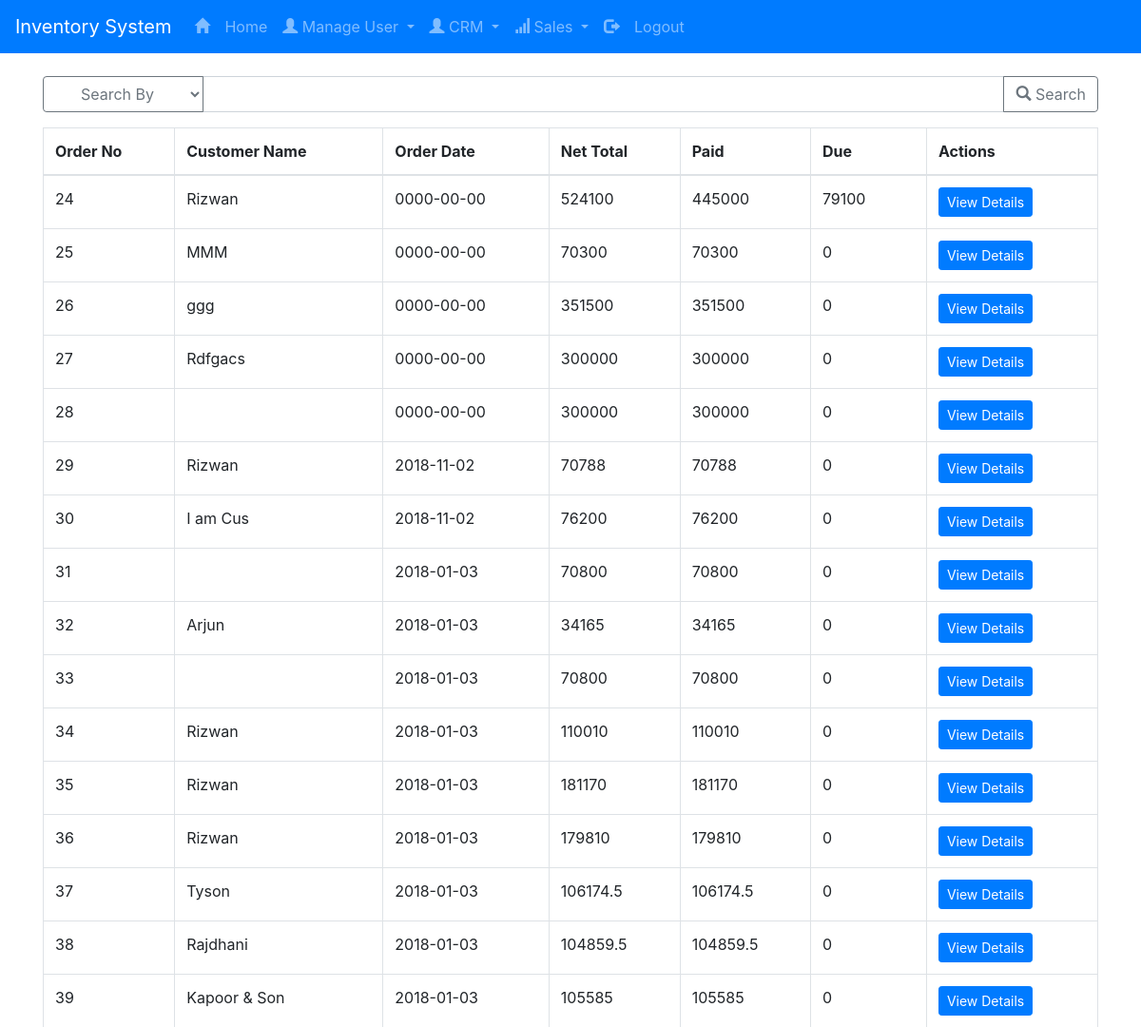
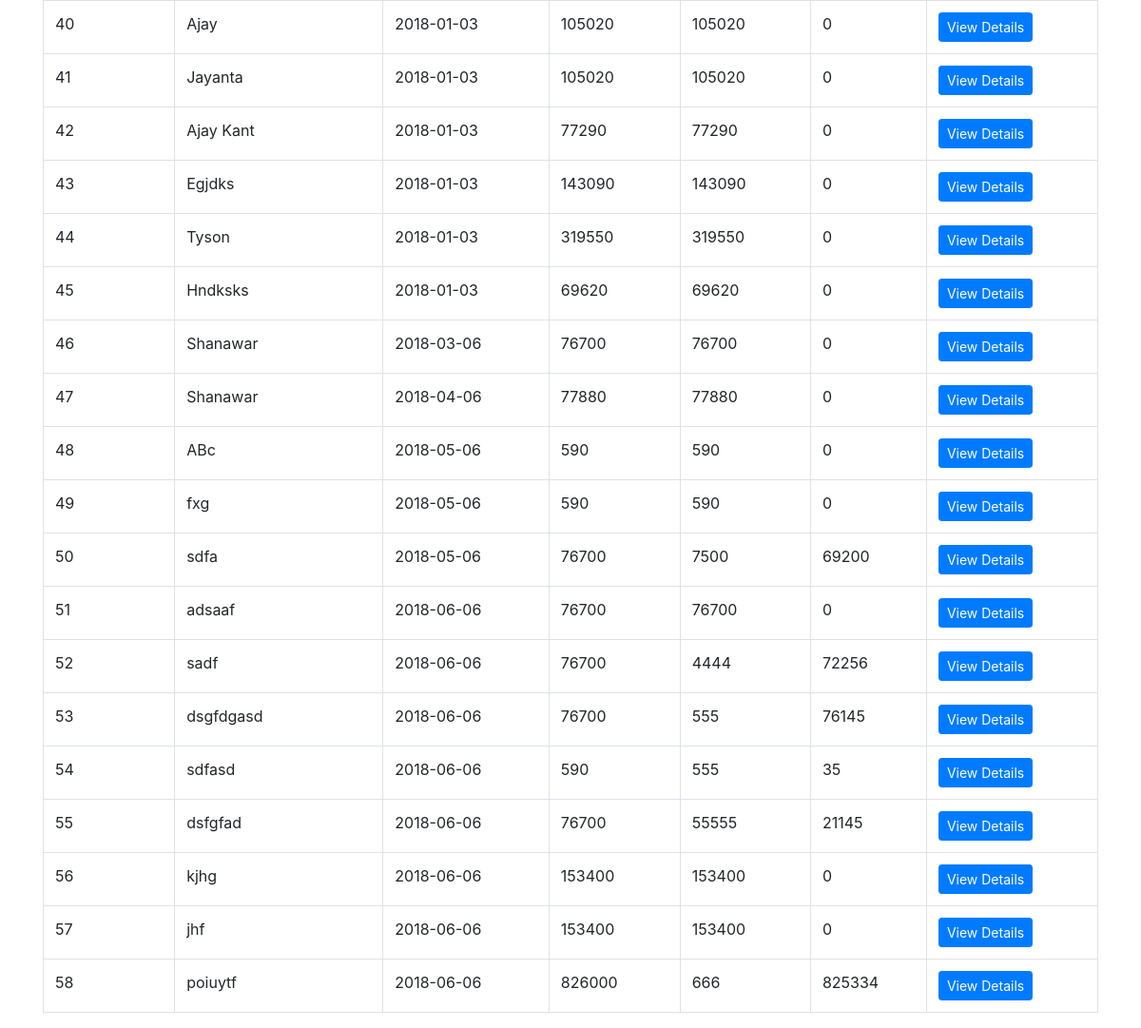
/manage_orders.php (signed in), run on the app's committed database (2 pictures, top to bottom).
### tables this page shows
CREATE TABLE IF NOT EXISTS `invoice` (
  `invoice_no` int(11) NOT NULL AUTO_INCREMENT,
  `customer_name` varchar(100) NOT NULL,
  `order_date` date NOT NULL,
  `sub_total` double NOT NULL,
  `gst` double NOT NULL,
  `discount` double NOT NULL,
  `net_total` double NOT NULL,
  `paid` double NOT NULL,
  `due` double NOT NULL,
  `payment_type` tinytext NOT NULL,
  PRIMARY KEY (`invoice_no`)
);

### manage_orders.php (the view, shortened to what this page needs)
<?php
    $db = new Database();
	  $con = $db->connect();
    if (isset($_GET["search"])) {
      $query = "SELECT * FROM invoice Where ". $_GET['search_by'] ." LIKE '%". $_GET['search'] ."%';";
  		$result = $con->query($query);
  		$rows = mysqli_fetch_all($result,MYSQLI_ASSOC);
    	}
    else {
      $query = "SELECT * FROM invoice";
  		$result = $con->query($query);
  		$rows = mysqli_fetch_all($result,MYSQLI_ASSOC);
    }
?>
<!DOCTYPE html>
<html lang="en" dir="ltr">
  <head>
    <?php include_once("./templates/module.php"); ?>
  </head>
  <body>
		<?php include_once("./templates/header.php");  ?>
		<div class="container"><br>
      <form method="get" action="" class="">
      <div class="row">
        <div class="col">
          <div class="input-group mb-3">
            <div class="input-group-prepend">
                <select class="btn btn-outline-secondary dropdown-toggle" name="search_by">
                  <option selected>Search By</option>
                </select>
            </div>
            <input type="text" name="search" class="form-control" aria-label="Text input with dropdown button">
            <div class="input-group-append">
              <button class="btn btn-outline-secondary" type="submit"><span class="glyphicon glyphicon-search"></span> Search</button>
            </div>
          </div>
        </div>
      </div>
      </form>
			<table class="table table-hover table-bordered">
			    <thead>
			      <tr>
              <th>Order No</th>
			        <th>Customer Name</th>
			        <th>Order Date</th>
			        <th>Net Total</th>
			        <th>Paid</th>
							<th>Due</th>
              <th>Actions</th>
			      </tr>
			    </thead>
			    <tbody id="">
						<?php	foreach ($rows as $row) { ?>
							<tr>
                <td><?php echo $row['invoice_no']; ?></td>
								<td><?php echo $row['customer_name']; ?></td>
								<td><?php echo $row['order_date']; ?></td>
								<td><?php echo $row['net_total']; ?></td>
								<td><?php echo $row['paid']; ?></td>
                <td><?php echo $row['due']; ?></td>
                <td>
                  <a href="<?php echo "./view_order.php?invoice_no=".$row['invoice_no']; ?>" target="_blank" class="btn btn-primary btn-sm ">View Details</a>
                </td>
							</tr>
						<?php }	?>
			    </tbody>
			  </table>
		</div>
  </body>
</html>

### data on the page
invoice: invoice_no "24", customer_name "Rizwan", order_date "0000-00-00", net_total "524100", paid "445000", due "79100"
invoice: invoice_no "25", customer_name "MMM", order_date "0000-00-00", net_total "70300", paid "70300", due "0"
invoice: invoice_no "26", customer_name "ggg", order_date "0000-00-00", net_total "351500", paid "351500", due "0"
invoice: invoice_no "27", customer_name "Rdfgacs", order_date "0000-00-00", net_total "300000", paid "300000", due "0"
invoice: invoice_no "28", order_date "0000-00-00", net_total "300000", paid "300000", due "0"
invoice: invoice_no "29", customer_name "Rizwan", order_date "2018-11-02", net_total "70788", paid "70788", due "0"
invoice: invoice_no "30", customer_name "I am Cus", order_date "2018-11-02", net_total "76200", paid "76200", due "0"
invoice: invoice_no "31", order_date "2018-01-03", net_total "70800", paid "70800", due "0"
invoice: invoice_no "32", customer_name "Arjun", order_date "2018-01-03", net_total "34165", paid "34165", due "0"
invoice: invoice_no "33", order_date "2018-01-03", net_total "70800", paid "70800", due "0"
invoice: invoice_no "34", customer_name "Rizwan", order_date "2018-01-03", net_total "110010", paid "110010", due "0"
invoice: invoice_no "35", customer_name "Rizwan", order_date "2018-01-03", net_total "181170", paid "181170", due "0"
invoice: invoice_no "36", customer_name "Rizwan", order_date "2018-01-03", net_total "179810", paid "179810", due "0"
invoice: invoice_no "37", customer_name "Tyson", order_date "2018-01-03", net_total "106174.5", paid "106174.5", due "0"
invoice: invoice_no "38", customer_name "Rajdhani", order_date "2018-01-03", net_total "104859.5", paid "104859.5", due "0"
invoice: invoice_no "39", customer_name "Kapoor & Son", order_date "2018-01-03", net_total "105585", paid "105585", due "0"
invoice: invoice_no "40", customer_name "Ajay", order_date "2018-01-03", net_total "105020", paid "105020", due "0"
invoice: invoice_no "41", customer_name "Jayanta", order_date "2018-01-03", net_total "105020", paid "105020", due "0"
invoice: invoice_no "42", customer_name "Ajay Kant", order_date "2018-01-03", net_total "77290", paid "77290", due "0"
invoice: invoice_no "43", customer_name "Egjdks", order_date "2018-01-03", net_total "143090", paid "143090", due "0"
invoice: invoice_no "44", customer_name "Tyson", order_date "2018-01-03", net_total "319550", paid "319550", due "0"
invoice: invoice_no "45", customer_name "Hndksks", order_date "2018-01-03", net_total "69620", paid "69620", due "0"
invoice: invoice_no "46", customer_name "Shanawar", order_date "2018-03-06", net_total "76700", paid "76700", due "0"
invoice: invoice_no "47", customer_name "Shanawar", order_date "2018-04-06", net_total "77880", paid "77880", due "0"
invoice: invoice_no "48", customer_name "ABc", order_date "2018-05-06", net_total "590", paid "590", due "0"
invoice: invoice_no "49", customer_name "fxg", order_date "2018-05-06", net_total "590", paid "590", due "0"
invoice: invoice_no "50", customer_name "sdfa", order_date "2018-05-06", net_total "76700", paid "7500", due "69200"
invoice: invoice_no "51", customer_name "adsaaf", order_date "2018-06-06", net_total "76700", paid "76700", due "0"
invoice: invoice_no "52", customer_name "sadf", order_date "2018-06-06", net_total "76700", paid "4444", due "72256"
invoice: invoice_no "53", customer_name "dsgfdgasd", order_date "2018-06-06", net_total "76700", paid "555", due "76145"
invoice: invoice_no "54", customer_name "sdfasd", order_date "2018-06-06", net_total "590", paid "555", due "35"
invoice: invoice_no "55", customer_name "dsfgfad", order_date "2018-06-06", net_total "76700", paid "55555", due "21145"
invoice: invoice_no "56", customer_name "kjhg", order_date "2018-06-06", net_total "153400", paid "153400", due "0"
invoice: invoice_no "57", customer_name "jhf", order_date "2018-06-06", net_total "153400", paid "153400", due "0"
invoice: invoice_no "58", customer_name "poiuytf", order_date "2018-06-06", net_total "826000", paid "666", due "825334"
